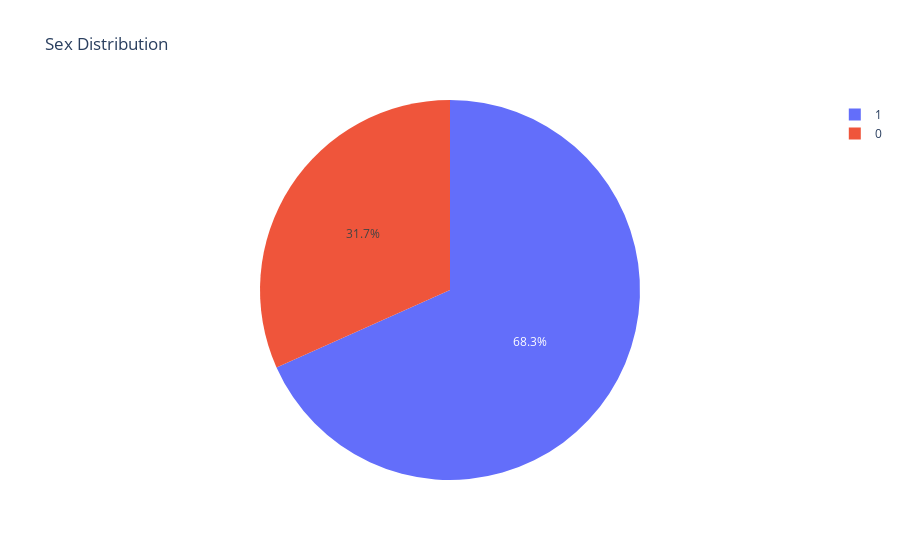

Notebook code for this chart:
### Code cell
fig2 = px.pie(df, names='sex', title='Sex Distribution')
fig2.show()

### Figure 1 — Plotly figure (JSON) as saved in the notebook; plotly's stock layout.template omitted (floating-point values rounded to 4 significant figures; data arrays with more than 128 entries replaced by an {"elided": "..."} marker saying what was removed)
{"data": [{"domain": {"x": [0, 1], "y": [0, 1]}, "hovertemplate": "sex=%{label}<extra></extra>", "labels": {"elided": "303 int values"}, "legendgroup": "", "name": "", "showlegend": true, "type": "pie"}], "layout": {"legend": {"tracegroupgap": 0}, "title": {"text": "Sex Distribution"}}}
